Frame 1 (no input): blank canvas, image omitted
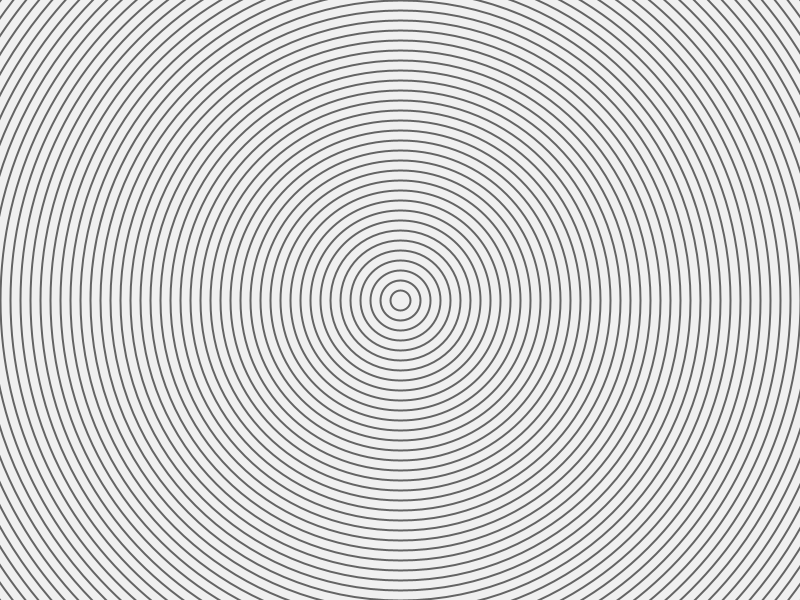
Frame 60 (the mouse pressed at the canvas centre just before this capture)
Frame 120 (the mouse held since frame 60 and released just before this capture): identical to frame 60, image omitted

The Processing sketch that drew this single still picture (run headless with seeded random() and noise(); from frame 60 on, the mouse is pressed at the canvas centre):

// Processing sketch: p30_DibuixLoop
// ── p30_DibuixLoop.pde
/**
 * Taller d’introducció a la programació en Processing
 * Pepa López i Ignasi Esquerra
 * ESEIAAT (UPC)
 * 13-15 Febrer 2018
 * https://eseiaatprocessing.wordpress.com/
 */

//Dibuix Loop 1
//Presenta: delay(), nofill(), frameCount

//Exercici PROPOSAT: dibuixar un cercle que caigui des de dalt de la pantalla i s’aturi a terra
  
int dini=20;
int d=dini;
int step=20; //Sumador 
 
void setup(){
  size(800,600);  
  background(240);    
  stroke(100);  //Color vora dels cercles
  strokeWeight(2);
  noFill();     //sense color interior
}


void draw(){ 
    println(frameCount);
    //background(255);
    ellipse(400,300,d,d);
    delay(200);
    d=d+step;       
}
